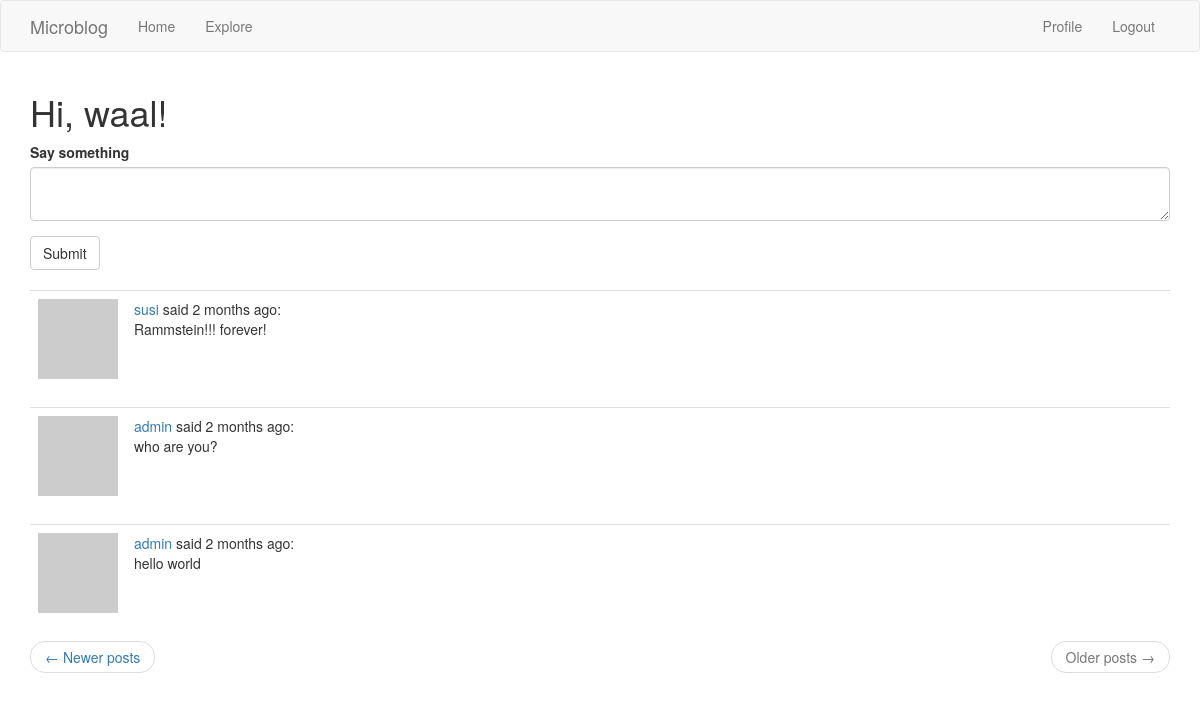
The page /index?page=4 (signed in) on the database its author committed.
### app/models.py (models this page shows, shortened)
class User(db.Model, UserMixin):
    id = db.Column(db.Integer, primary_key=True)
    username = db.Column(db.String(64), index=True, unique=True)
    email = db.Column(db.String(120), index=True, unique=True)
    password_hash = db.Column(db.String(128))
    about_me = db.Column(db.String(256))
    last_seen = db.Column(db.DateTime, default=datetime.utcnow)
    posts = db.relationship('Post', backref='author', lazy='dynamic')
    """followers.c.follower_id «c» — это атрибут таблиц SQLAlchemy,
    которые не определены как модели. Для этих таблиц столбцы таблицы
    отображаются как субатрибуты этого атрибута «c»."""
    followed = db.relationship(
        'User', secondary=followers,
        primaryjoin=(followers.c.follower_id == id),
        secondaryjoin=(followers.c.followed_id == id),
        backref=db.backref('followers', lazy='dynamic'), lazy='dynamic')
    """ рассмотрим все аргументы вызова db.relationship() один за другим:

'User' — это правая сторона связи (левая сторона — это родительский класс).
Поскольку это самореферентное отношение, я должен использовать тот же класс
 с обеих сторон.

secondary кофигурирует таблицу ассоциаций, которая используется для этой
связи, которую я определил прямо над этим классом.

primaryjoin указывает условие, которое связывает объект левой стороны
(follower user) с таблицей ассоциаций. Условием объединения для левой
стороны связи является идентификатор пользователя, соответствующий полю
follower_id таблицы ассоциаций. Выражение followers.c.follower_id ссылается
на столбец follower_id таблицы ассоциаций.

secondaryjoin определяет условие, которое связывает объект правой стороны
 (followed user) с таблицей ассоциаций. Это условие похоже на primaryjoin,
  с той лишь разницей, что теперь я использую followed_id, который является
  другим внешним ключом в таблице ассоциаций.

backref определяет, как эта связь будет доступна из правой части объекта.
С левой стороны отношения пользователи называются followed, поэтому с
правой стороны я буду использовать имя followers, чтобы представить
всех пользователей левой стороны, которые связаны с целевым пользователем
в правой части. Дополнительный lazy аргумент указывает режим выполнения
этого запроса. Режим dynamic настройки запроса не позволяет запускаться
до тех пор, пока не будет выполнен конкретный запрос, что также связано
с тем, как установлено отношения «один ко многим».

-lazy похож на параметр с тем же именем в backref, но этот относится
к левой, а не к правой стороне.
"""
    def avatar(self, size=80):
        digest = md5(self.email.lower().encode('utf-8')).hexdigest()
        return 'https://www.gravatar.com/avatar/{}?d=identicon&s={}'.format(
            digest, size)
    def followed_posts(self):
        followed = Post.query.join(
            followers, (followers.c.followed_id == Post.user_id)).filter(
            followers.c.follower_id == self.id)
        own = Post.query.filter_by(user_id=self.id)
        return followed.union(own).order_by(Post.timestamp.desc())

class Post(db.Model):
    __tablename__ = 'post'
    __searchable__ = ['body', ]
    id = db.Column(db.Integer, primary_key=True)
    body = db.Column(db.String(140))
    timestamp = db.Column(db.DateTime, index=True, default=datetime.utcnow)
    user_id = db.Column(db.Integer, db.ForeignKey('user.id'))
    language = db.Column(db.String(5))

### app/main/route.py (the view, shortened to what this page needs)
@bp.route('/', methods=['GET', "POST"])
@bp.route('/index', methods=['GET', 'POST'])
@login_required
def index():
    form = PostForm()
    page = request.args.get('page', default=1, type=int)    # get page and convert to int or 1
    posts = current_user.followed_posts().paginate(
        page, current_app.config['POSTS_PER_PAGE'], False)  # object Pagination
    next_url = url_for('main.index', page=posts.next_num) \
        if posts.has_next else None
    prev_url = url_for('main.index', page=posts.prev_num) \
        if posts.has_prev else None
    return render_template('index.html', title='Home',
                           form=form, posts=posts.items,
                           next_url=next_url, prev_url=prev_url)

### app/main/forms.py
class PostForm(FlaskForm):
    post = TextAreaField('Say something', validators=[
        DataRequired(), Length(min=1, max=140)])
    submit = SubmitField('Submit')

### app/main/route.py (called while the page is built)
@bp.before_request
def before_request():
    if current_user.is_authenticated:
        current_user.last_seen = datetime.utcnow()
        db.session.commit()

### app/models.py (called while the page is built)
@login.user_loader
def load_user(id):
    return User.query.get(int(id))

### app/templates/index.html
{% extends "base.html" %}
{% import 'bootstrap/wtf.html' as wtf %}
{% block app_content %}
    <h1>Hi, {{ current_user.username }}!</h1>
    {% if form %}
    {{ wtf.quick_form(form) }}
    <br>
    {% endif %}
    {% for post in posts %}
        {% include '_post.html' %}
    {% endfor %}
    <nav aria-label="...">
        <ul class="pager">
            <li class="previous{% if not prev_url %} disabled{% endif %}">
                <a href="{{ prev_url or '#' }}">
                    <span aria-hidden="true">&larr;</span> Newer posts
                </a>
            </li>
            <li class="next{% if not next_url %} disabled {% endif %}">
                <a href="{{ next_url or '#' }}">
                    Older posts <span aria-hidden="true">&rarr;</span>
                </a>
            </li>
        </ul>
    </nav>
{% endblock %}

### app/templates/_post.html (shortened to what this page needs)
    <table class="table table-hover">
        <tr>
            <td width="70px">
                <a href="{{ url_for('main.user', username=post.author.username) }}">
                    <img src="{{ post.author.avatar(70) }}" />
                </a>
            </td>
            <td>
                <a href="{{ url_for('main.user', username=post.author.username) }}">
                    {{ post.author.username }} </a>
                said {{ moment(post.timestamp).fromNow() }}:
                <br>
                {{ post.body }}
            </td>
        </tr>
    </table>

### rows shown on the page
User: username "waal"
Post: author.username "susi", timestamp "2 months ago", body "Rammstein!!! forever!"
Post: author.username "admin", timestamp "2 months ago", body "who are you?"
Post: author.username "admin", timestamp "2 months ago", body "hello world"
